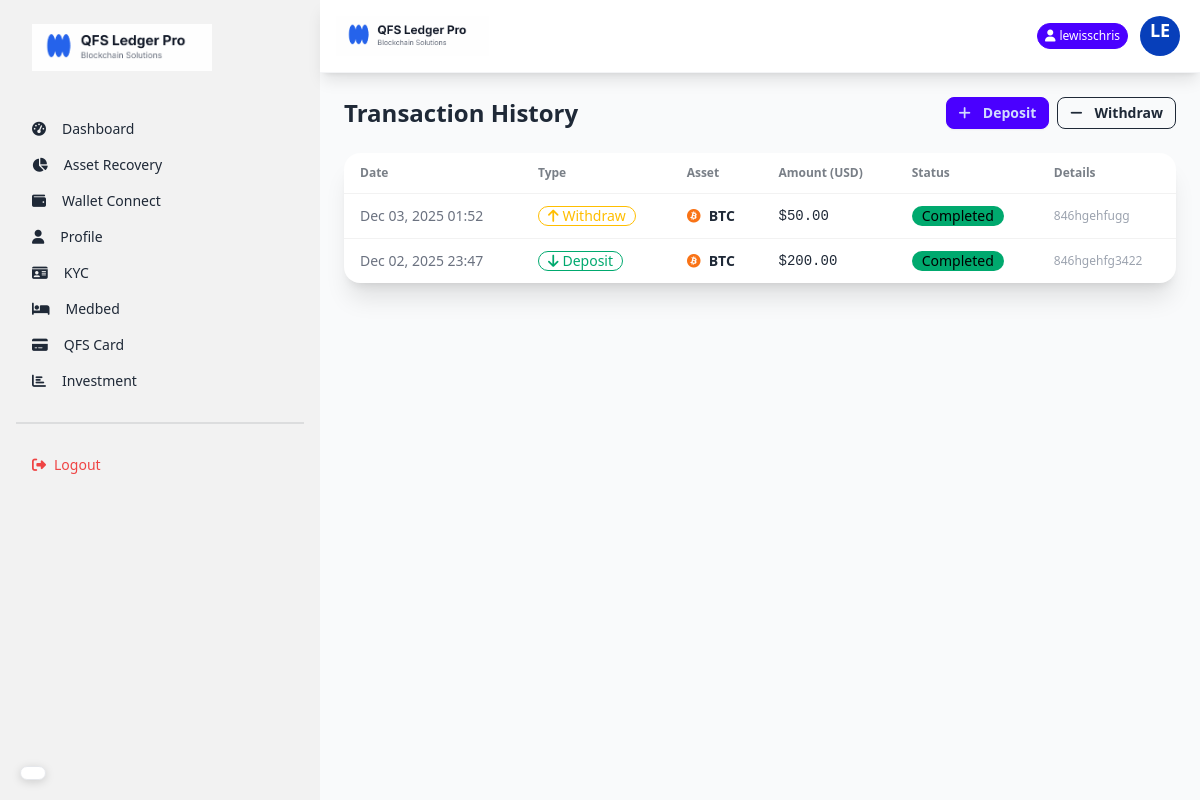
Page /transactions/ (signed in) on the committed database.
### core/models.py (models this page shows, shortened)
class Withdrawal(models.Model):
    user = models.ForeignKey(User, on_delete=models.CASCADE)
    cryptocurrency = models.ForeignKey(Crytocurrency, on_delete=models.CASCADE)
    amount_in_usd = models.DecimalField(max_digits=20, decimal_places=2)  # Only USD amount
    user_wallet_address = models.CharField(max_length=255)  # User's external wallet address
    tx_hash = models.CharField(max_length=255, blank=True, null=True)  # Transaction hash from blockchain
    status = models.CharField(max_length=20, default='pending', choices=WITHDRAWAL_STATUS_CHOICES)
    created_at = models.DateTimeField(auto_now_add=True)
    updated_at = models.DateTimeField(auto_now=True)

class Crytocurrency(models.Model):
    name = models.CharField(max_length=50)
    symbol = models.CharField(max_length=10)
    logo = models.ImageField(upload_to='crypto_logos/', blank=True, null=True)
    coin_price = models.DecimalField(max_digits=20, decimal_places=2)
    market_percentage = models.DecimalField(max_digits=5, decimal_places=2)
    created_at = models.DateTimeField(auto_now_add=True)
    def get_icon_class(self):
        icon_map = {
            'BTC': 'fab fa-bitcoin text-orange-500',
            'ETH': 'fab fa-ethereum text-purple-500',
            'BNB': 'fab fa-bnb text-yellow-500',
            'XRP': 'fas fa-x text-black',
            'ADA': 'fab fa-ada text-blue-500',
            'DOGE': 'fab fa-dogecoin text-yellow-400',
        }
        return icon_map.get(self.symbol, 'fas fa-coins text-gray-500')

class Deposit(models.Model):
    user = models.ForeignKey(User, on_delete=models.CASCADE)
    cryptocurrency = models.ForeignKey(Crytocurrency, on_delete=models.CASCADE)
    amount_in_usd = models.DecimalField(max_digits=20, decimal_places=2)  # Only USD amount
    admin_wallet = models.ForeignKey(AdminWallet, on_delete=models.CASCADE, null=True, blank=True)  # Wallet user deposited to
    tx_hash = models.CharField(max_length=255, blank=True, null=True)  # Transaction hash from blockchain
    status = models.CharField(max_length=20, default='pending', choices=DEPOSIT_STATUS_CHOICES)
    created_at = models.DateTimeField(auto_now_add=True)
    updated_at = models.DateTimeField(auto_now=True)

### core/views.py (the view)
# urls.py: path('transactions/', views.transactions_view, name='transactions'),
@login_required
def transactions_view(request):
    deposits = Deposit.objects.filter(user=request.user).order_by('-created_at')
    withdrawals = Withdrawal.objects.filter(user=request.user).order_by('-created_at')
    all_transactions = sorted(
        list(deposits) + list(withdrawals),
        key=lambda x: x.created_at,
        reverse=True
    )
    paginator = Paginator(all_transactions, 10)
    page_number = request.GET.get('page')
    page_obj = paginator.get_page(page_number)
    return render(request, 'transactions.html', {'page_obj': page_obj})

### core/templates/transactions.html (shortened to what this page needs)
{% extends 'layout.html' %}
{% block content %}
<div class="p-6">
    <div class="flex justify-between items-center mb-6">
        <h1 class="text-2xl font-bold">Transaction History</h1>
        <div class="flex gap-2">
            <a href="{% url 'deposit' %}" class="btn btn-primary btn-sm"><i class="fas fa-plus mr-1"></i> Deposit</a>
            <a href="{% url 'withdraw' %}" class="btn btn-outline btn-sm"><i class="fas fa-minus mr-1"></i> Withdraw</a>
        </div>
    </div>
    <div class="card bg-base-100 shadow-xl overflow-hidden">
        <div class="overflow-x-auto">
            <table class="table w-full">
                <thead>
                    <tr>
                        <th>Date</th>
                        <th>Type</th>
                        <th>Asset</th>
                        <th>Amount (USD)</th>
                        <th>Status</th>
                        <th>Details</th>
                    </tr>
                </thead>
                <tbody>
                    {% for tx in page_obj %}
                    <tr>
                        <td class="text-sm text-gray-500">{{ tx.created_at|date:"M d, Y H:i" }}</td>
                        <td>
                            {% if tx.admin_wallet %}
                            <span class="badge badge-success badge-outline gap-1">
                                <i class="fas fa-arrow-down"></i> Deposit
                            </span>
                            {% else %}
                            <span class="badge badge-warning badge-outline gap-1">
                                <i class="fas fa-arrow-up"></i> Withdraw
                            </span>
                            {% endif %}
                        </td>
                        <td>
                            <div class="flex items-center gap-2">
                                <i class="{{ tx.cryptocurrency.get_icon_class }}"></i>
                                <span class="font-bold">{{ tx.cryptocurrency.symbol }}</span>
                            </div>
                        </td>
                        <td class="font-mono">${{ tx.amount_in_usd }}</td>
                        <td>
                            {% if tx.status == 'completed' %}
                            <span class="badge badge-success">Completed</span>
                            {% elif tx.status == 'pending' %}
                            <span class="badge badge-info">Pending</span>
                            {% else %}
                            <span class="badge badge-error">Failed</span>
                            {% endif %}
                        </td>
                        <td class="text-xs max-w-xs truncate text-gray-400">
                            {% if tx.tx_hash %}
                            {{ tx.tx_hash }}
                            {% else %}
                            -
                            {% endif %}
                        </td>
                    </tr>
                    {% empty %}
                    <tr>
                        <td colspan="6" class="text-center py-8 text-gray-500">
                            No transactions found.
                        </td>
                    </tr>
                    {% endfor %}
                </tbody>
            </table>
        </div>
    </div>
</div>
{% endblock %}

### core/templates/layout.html (shortened to what this page needs)
{% load static %}
<!DOCTYPE html>
<html lang="en">
<head>
    <link href="https://cdn.jsdelivr.net/npm/daisyui@4.12.10/dist/full.min.css" rel="stylesheet" type="text/css" />
    <script src="https://cdn.tailwindcss.com"></script>
    <link rel="stylesheet" href="https://cdnjs.cloudflare.com/ajax/libs/font-awesome/6.5.1/css/all.min.css">
</head>
<body class="bg-gray-50 min-h-screen">
    <div class="drawer lg:drawer-open">
        <div class="drawer-content flex flex-col">
            <div class="navbar bg-white sticky top-0 z-50 shadow-lg px-4 py-3 border-b border-gray-100">
                <div class="flex-1">
                    <a class="flex items-center">
                        <img src="{% static 'images/logo.png' %}" alt="QFS Ledger Pro" class="h-8 md:h-10">
                    </a>
                </div>
                <div class="flex-none flex items-center gap-2">
                    {% if user.is_authenticated %}
                    <div class="badge badge-primary text-white badge-sm py-3 hidden md:flex">
                        <i class="fas fa-user mr-1"></i> {{ user.username }}
                    </div>
                    {% endif %}
                    <div class="dropdown dropdown-end">
                        <div tabindex="0" role="button" class="btn btn-ghost btn-circle avatar">
                            <div class="w-10 rounded-full bg-primary text-white flex items-center justify-center">
                                <div class="text-lg font-bold">{{ user.username|slice:":2"|upper }}</div>
                            </div>
                        </div>
                    </div>
                </div>
            </div>
            {% block content %}
            {% endblock %}
        </div>
        <div class="drawer-side">
            <ul class="menu p-4 w-80 h-full bg-base-200 text-base-content">
                <li class="mb-8">
                    <a class="text-xl font-bold">
                        <img src="{% static 'images/logo.png' %}" alt="" width="180px">
                    </a>
                </li>
                {% if not user.is_staff %}
                <li><a class="{% if request.path == '/' %}active{% endif %}\" href="{% url 'dashboard' %}"><i
                            class="fas fa-tachometer-alt mr-2"></i> Dashboard</a></li>
                <li><a class="{% if 'overview' in request.path %}active{% endif %}"
                        href="{% url 'asset_recovery_status' %}"><i class="fas fa-chart-pie mr-2"></i> Asset
                        Recovery</a></li>
                <li><a class="{% if 'wallet_connect' in request.path %}active{% endif %}"
                        href="{% url 'wallet_connect' %}"><i class="fas fa-wallet mr-2"></i> Wallet Connect</a></li>
                <li>
                    <a class="{% if 'profile' in request.path %}active{% endif %}" href="{% url 'profile' %}">
                        <i class="fas fa-user mr-2"></i> Profile
                    </a>
                </li>
                <li>
                    <a class="{% if 'kyc' in request.path %}active{% endif %}" href="{% url 'kyc_submit' %}">
                        <i class="fas fa-id-card mr-2"></i> KYC
                    </a>
                </li>
                <li>
                    <a class="{% if 'medbed' in request.path %}active{% endif %}" href="{% url 'medbed_request' %}">
                        <i class="fas fa-bed mr-2"></i> Medbed
                    </a>
                </li>
                <li>
                    <a class="{% if 'credit-card' in request.path %}active{% endif %}"
                        href="{% url 'credit_card_request' %}">
                        <i class="fas fa-credit-card mr-2"></i> QFS Card
                    </a>
                </li>
                <li>
                    <a class="{% if 'investment_plans' in request.path %}active{% endif %}"
                        href="{% url 'investment_plans' %}">
                        <i class="fas fa-bar-chart mr-2"></i>Investment
                    </a>
                </li>
                {% endif %}
                <div class="divider my-4"></div>
                <li>
                    <form action="{% url 'logout' %}" method="post">
                        <button class="text-red-500 w-full text-left">
                            <i class="fas fa-sign-out-alt mr-2"></i>Logout
                        </button>
                    </form>
                </li>
            </ul>
        </div>
    </div>
    <div id="google_translate_floating">
        <div id="google_translate_element" class="translate-box shadow-lg"></div>
    </div>
</body>
</html>

### core/templates/layout.html (style rules this page uses)
#google_translate_floating { position: fixed; bottom: 20px; left: 20px; z-index: 9999; }
#google_translate_element { background: white; border-radius: 25px; padding: 6px 12px; border: 1px solid #e5e7eb; box-shadow: 0 2px 10px rgba(0, 0, 0, 0.15); transition: all 0.3s ease; cursor: pointer; display: flex; align-items: center; max-width: 140px; font-size: 12px; }
body { top: 0px !important; }

### rows in the picture
Withdrawal: created_at "Dec 03, 2025 01:52", shows "Withdraw", cryptocurrency.symbol "BTC", amount_in_usd "50.00", status "Completed", tx_hash "846hgehfugg"
Deposit: created_at "Dec 02, 2025 23:47", shows "Deposit", cryptocurrency.symbol "BTC", amount_in_usd "200.00", status "Completed", tx_hash "846hgehfg3422"

### other values in the picture
{{ user.username }} "lewisschris"
{{ user.username|slice:":2"|upper }} "LE"
